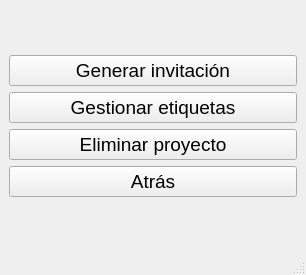
<?xml version="1.0" encoding="UTF-8"?>
<ui version="4.0">
 <class>MainWindow</class>
 <widget class="QMainWindow" name="MainWindow">
  <property name="geometry">
   <rect>
    <x>0</x>
    <y>0</y>
    <width>306</width>
    <height>275</height>
   </rect>
  </property>
  <property name="windowTitle">
   <string>Configuración Proyecto</string>
  </property>
  <widget class="QWidget" name="centralwidget">
   <layout class="QVBoxLayout" name="verticalLayout_2">
    <item>
     <layout class="QVBoxLayout" name="verticalLayout">
      <item>
       <widget class="QPushButton" name="pushButton_generarInvitacion">
        <property name="font">
         <font>
          <pointsize>14</pointsize>
         </font>
        </property>
        <property name="cursor">
         <cursorShape>PointingHandCursor</cursorShape>
        </property>
        <property name="text">
         <string>Generar invitación</string>
        </property>
       </widget>
      </item>
      <item>
       <widget class="QPushButton" name="pushButton_GestionarEtiquetas">
        <property name="font">
         <font>
          <pointsize>14</pointsize>
         </font>
        </property>
        <property name="text">
         <string>Gestionar etiquetas</string>
        </property>
       </widget>
      </item>
      <item>
       <widget class="QPushButton" name="pushButton_eliminarProyecto">
        <property name="font">
         <font>
          <pointsize>14</pointsize>
         </font>
        </property>
        <property name="cursor">
         <cursorShape>PointingHandCursor</cursorShape>
        </property>
        <property name="text">
         <string>Eliminar proyecto</string>
        </property>
       </widget>
      </item>
      <item>
       <widget class="QPushButton" name="pushButton_Atras">
        <property name="font">
         <font>
          <pointsize>14</pointsize>
         </font>
        </property>
        <property name="text">
         <string>Atrás</string>
        </property>
       </widget>
      </item>
     </layout>
    </item>
   </layout>
  </widget>
  <widget class="QMenuBar" name="menubar">
   <property name="geometry">
    <rect>
     <x>0</x>
     <y>0</y>
     <width>306</width>
     <height>21</height>
    </rect>
   </property>
  </widget>
  <widget class="QStatusBar" name="statusbar"/>
 </widget>
 <resources/>
 <connections/>
</ui>
